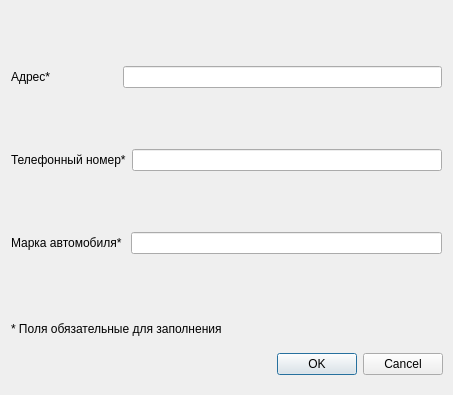
<?xml version="1.0" encoding="UTF-8"?>
<ui version="4.0">
 <class>AddAutostation</class>
 <widget class="QDialog" name="AddAutostation">
  <property name="geometry">
   <rect>
    <x>0</x>
    <y>0</y>
    <width>453</width>
    <height>395</height>
   </rect>
  </property>
  <property name="windowTitle">
   <string>Add autostation</string>
  </property>
  <widget class="QDialogButtonBox" name="buttonBox">
   <property name="geometry">
    <rect>
     <x>250</x>
     <y>350</y>
     <width>193</width>
     <height>28</height>
    </rect>
   </property>
   <property name="orientation">
    <enum>Qt::Horizontal</enum>
   </property>
   <property name="standardButtons">
    <set>QDialogButtonBox::Cancel|QDialogButtonBox::Ok</set>
   </property>
  </widget>
  <widget class="QLabel" name="label_4">
   <property name="geometry">
    <rect>
     <x>11</x>
     <y>308</y>
     <width>431</width>
     <height>41</height>
    </rect>
   </property>
   <property name="text">
    <string>* Поля обязательные для заполнения</string>
   </property>
  </widget>
  <widget class="QWidget" name="">
   <property name="geometry">
    <rect>
     <x>11</x>
     <y>11</y>
     <width>431</width>
     <height>301</height>
    </rect>
   </property>
   <layout class="QVBoxLayout" name="verticalLayout">
    <item>
     <layout class="QHBoxLayout" name="horizontalLayout_3">
      <item>
       <widget class="QLabel" name="label">
        <property name="text">
         <string>Адрес*                    </string>
        </property>
       </widget>
      </item>
      <item>
       <widget class="QLineEdit" name="lineEdit"/>
      </item>
     </layout>
    </item>
    <item>
     <layout class="QHBoxLayout" name="horizontalLayout_2">
      <item>
       <widget class="QLabel" name="label_2">
        <property name="text">
         <string>Телефонный номер*</string>
        </property>
       </widget>
      </item>
      <item>
       <widget class="QLineEdit" name="lineEdit_2"/>
      </item>
     </layout>
    </item>
    <item>
     <layout class="QHBoxLayout" name="horizontalLayout">
      <item>
       <widget class="QLabel" name="label_3">
        <property name="text">
         <string>Марка автомобиля* </string>
        </property>
       </widget>
      </item>
      <item>
       <widget class="QLineEdit" name="lineEdit_3"/>
      </item>
     </layout>
    </item>
   </layout>
  </widget>
 </widget>
 <resources/>
 <connections>
  <connection>
   <sender>buttonBox</sender>
   <signal>accepted()</signal>
   <receiver>AddAutostation</receiver>
   <slot>accept()</slot>
   <hints>
    <hint type="sourcelabel">
     <x>248</x>
     <y>254</y>
    </hint>
    <hint type="destinationlabel">
     <x>157</x>
     <y>274</y>
    </hint>
   </hints>
  </connection>
  <connection>
   <sender>buttonBox</sender>
   <signal>rejected()</signal>
   <receiver>AddAutostation</receiver>
   <slot>reject()</slot>
   <hints>
    <hint type="sourcelabel">
     <x>316</x>
     <y>260</y>
    </hint>
    <hint type="destinationlabel">
     <x>286</x>
     <y>274</y>
    </hint>
   </hints>
  </connection>
 </connections>
</ui>
